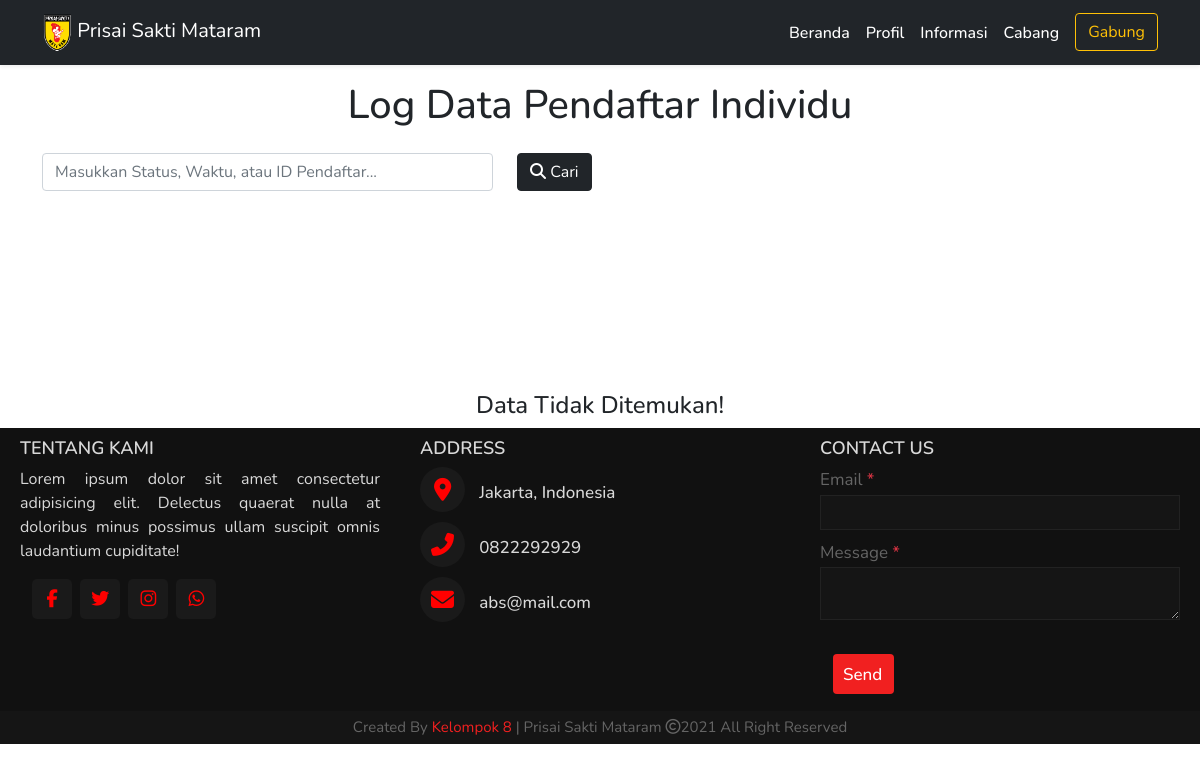
The app's page /log_daftar_individu.php (signed in), older data.
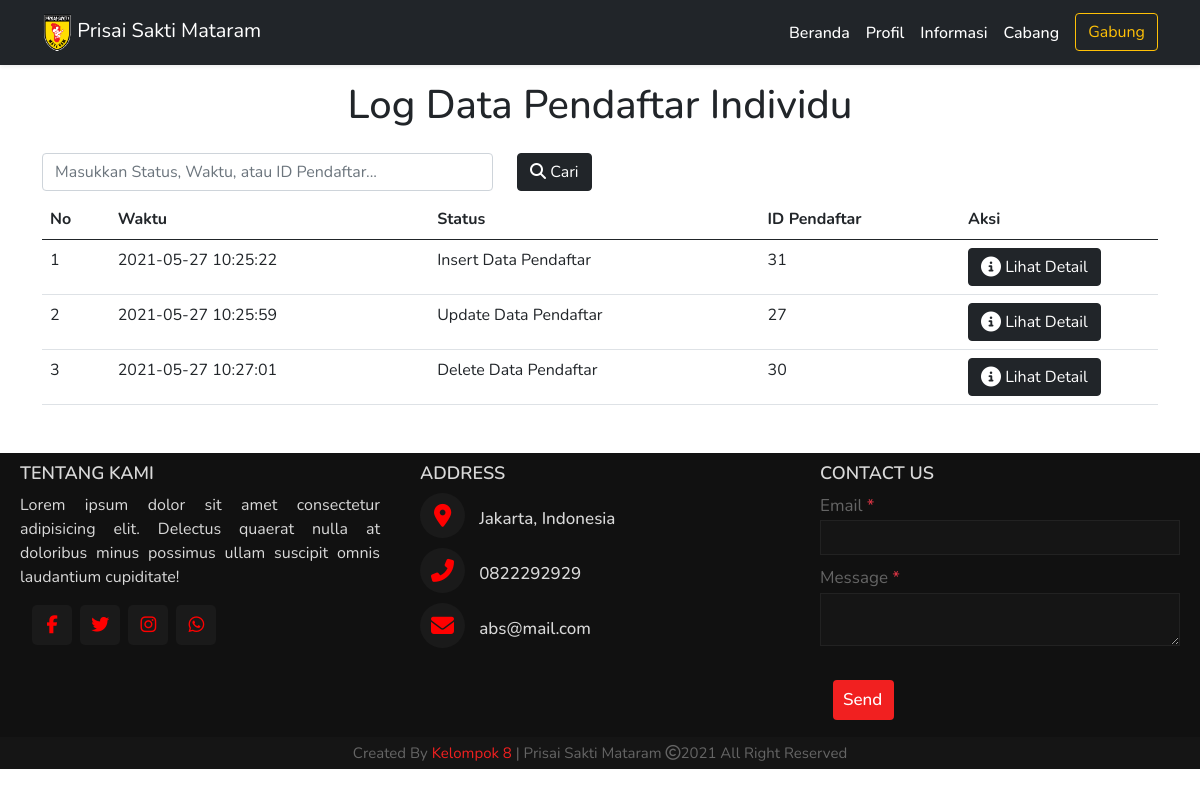
The same page, newer data.
### tables this page shows
CREATE TABLE `log_daftar_individu` (
  `id` int(9) NOT NULL,
  `waktu` datetime NOT NULL,
  `status` varchar(200) NOT NULL,
  `id_pendaftar` int(9) NOT NULL,
  `nama` varchar(50) NOT NULL DEFAULT '-',
  `domisili` varchar(100) NOT NULL DEFAULT '-',
  `tanggal_lahir` date NOT NULL,
  `alamat` varchar(100) NOT NULL DEFAULT '-',
  `no_ktp` varchar(25) NOT NULL DEFAULT '-',
  `no_telp` varchar(50) NOT NULL DEFAULT '-',
  `cabang` varchar(50) NOT NULL DEFAULT '-',
  `nama_lama` varchar(50) NOT NULL DEFAULT '-',
  `domisili_lama` varchar(100) NOT NULL DEFAULT '-',
  `tanggal_lahir_lama` date NOT NULL,
  `alamat_lama` varchar(100) NOT NULL DEFAULT '-',
  `no_ktp_lama` varchar(25) NOT NULL DEFAULT '-',
  `no_telp_lama` varchar(50) NOT NULL DEFAULT '-',
  `cabang_lama` varchar(50) NOT NULL DEFAULT '-'
);

### functions.php (called while the page is built, shortened)
<?php
  $namaServer = "localhost";
  $user = "root";
  $password = "";
  $database = "psm";
  $koneksi = mysqli_connect($namaServer, $user, $password, $database) or die ("Koneksi Gagal");
  function query($query) {
    global $koneksi;
    $result = mysqli_query($koneksi, $query);
    $rows = [];
    while($row = mysqli_fetch_assoc($result)) {
      $rows[] = $row;
    }
    return $rows;
  }
?>

### log_daftar_individu.php (the view, shortened to what the changed rows need)
<?php
$pendaftar_individu = query("SELECT * FROM log_daftar_individu");
?>
<!DOCTYPE html>
<html lang="en">
<head>
  <link href="https://cdn.jsdelivr.net/npm/bootstrap@5.0.0-beta2/dist/css/bootstrap.min.css" rel="stylesheet" />
  <link rel="stylesheet" href="style.css" />
  <link href="https://repo.rachmat.id/jquery-ui-1.12.1/jquery-ui.css" rel="stylesheet">
</head>
<body>
  <h1 class="text-center my-3">Log Data Pendaftar Individu</h1>
  <section class="container">
    <?php if (!empty($pendaftar_individu)) : ?>
      <table class="table table-hover mb-5">
        <thead>
          <tr>
            <th scope="col">No</th>
            <th scope="col">Waktu</th>
            <th scope="col">Status</th>
            <th scope="col">ID Pendaftar</th>
            <th scope="col" style="width: 198px;">Aksi</th>
          </tr>
        </thead>
        <tbody>
          <?php $nomor = 1 ?>
          <?php foreach ($pendaftar_individu as $indvidu) : ?>
            <tr>
              <td><?= $nomor ?></td>
              <td><?= $indvidu['waktu'] ?></td>
              <td><?= $indvidu['status'] ?></td>
              <td><?= $indvidu['id_pendaftar'] ?></td>
              <td>
                <button class="btn btn-dark" type="button" data-bs-toggle="modal" data-bs-target="#exampleModal<?= $indvidu['id']; ?>"><i class="fas fa-info-circle fa-lg"></i> Lihat Detail</button>
              </td>
            </tr>
            <?php $nomor++ ?>
          <?php endforeach; ?>
        </tbody>
      </table>
    <?php else : ?>
      <div class="container mt-5 pt-5">
        <h4 class="text-center mt-5 pt-5">Data Tidak Ditemukan!</h4>
      </div>
    <?php endif; ?>
  </section>
  <footer>
    <div class="main-content">
      <div class="left box">
        <h2>Tentang Kami</h2>
      </div>
      <div class="center box">
        <h2>Address</h2>
      </div>
      <div class="right box">
        <h2>Contact us </h2>
      </div>
    </div>
  </footer>
</body>
</html>

Row changes from the older to the newer data that the page shows:
added log_daftar_individu: waktu "2021-05-27 10:25:22", status "Insert Data Pendaftar", id_pendaftar "31"
added log_daftar_individu: waktu "2021-05-27 10:25:59", status "Update Data Pendaftar", id_pendaftar "27"
added log_daftar_individu: waktu "2021-05-27 10:27:01", status "Delete Data Pendaftar", id_pendaftar "30"
Text that changed along with them:
text no longer shown: "Data Tidak Ditemukan!"
text now shown: "No Waktu Status ID Pendaftar Aksi"
